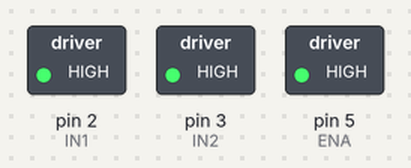
A sketch run on a simulated Arduino Uno, built with avr-gcc and run on an emulated ATmega328P. Shown: switched loads named in the sketch (green lamp = pin HIGH).

Above: at 0.3 s.
Timing chart, 0 to 1.8 s (numbered marks = the images above):
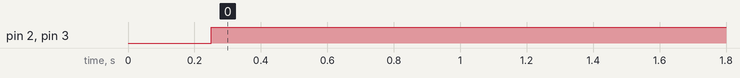

Measured:
- by itself, pin 2 (IN1), pin 3 (IN2): LOW → HIGH at 0.25 s

The sketch:

DC_scanner.ino
```cpp
int ENA = 5; //connected to Arduino's port 5(output pwm)
int IN1 = 2; //connected to Arduino's port 2
int IN2 = 3; //connected to Arduino's port 3
unsigned long previousMillis = 0;
unsigned long currentMillis;
void setup() {
  pinMode(ENA, OUTPUT); //output
  pinMode(IN1, OUTPUT);
  pinMode(IN2, OUTPUT);
  unsigned long previousMillis = 0;
  analogWrite(ENA, 255); //start driving motorA
}

void loop() {
  currentMillis = millis();

  if (currentMillis - previousMillis >= 250 && currentMillis - previousMillis < 300) {
    digitalWrite(IN2, HIGH);
    digitalWrite(IN1, HIGH);
    previousMillis = currentMillis;
  }

  if (currentMillis - previousMillis >= 300 && currentMillis - previousMillis < 550) {

    digitalWrite(IN1, LOW);
    digitalWrite(IN2, HIGH);
    previousMillis = currentMillis;
  }

  if (currentMillis - previousMillis >= 550 && currentMillis - previousMillis < 600) {
    previousMillis = currentMillis;
    digitalWrite(IN2, HIGH);
    digitalWrite(IN1, HIGH);
    previousMillis = currentMillis;
  }

  if (currentMillis - previousMillis >= 600) {
    digitalWrite(IN2, LOW);
    digitalWrite(IN1, HIGH);
    previousMillis = currentMillis;
  }
}
```
